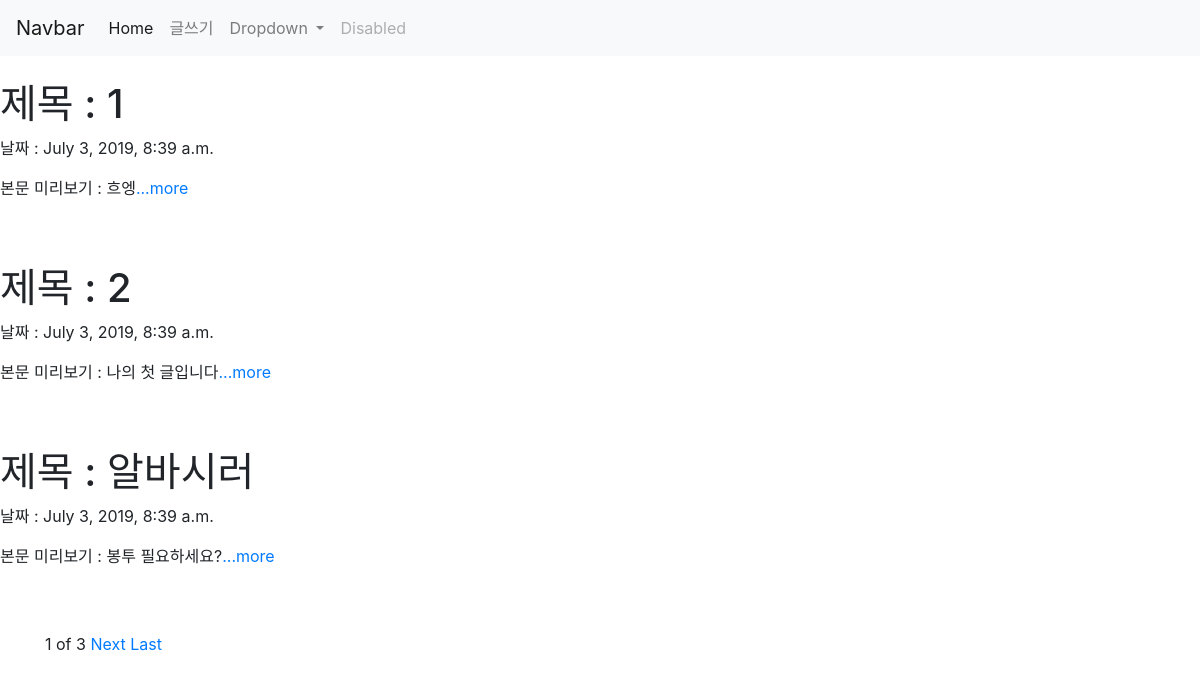
The app's page / (signed in) with its own data.
### modelapp/models.py (models this page shows, shortened)
class Blog(models.Model):
    title = models.CharField(max_length=200)
    pub_date = models.DateTimeField('date published')
    body = models.TextField()
    def summary(self):
        return self.body[:100]

### modelapp/views.py (the view)
# urls.py: 2. Add a URL to urlpatterns:  path('', views.home, name='home')
def home(request):
    blogs = Blog.objects #쿼리셋 #메소드
    blog_list = Blog.objects.all()
    paginator = Paginator(blog_list, 3)
    page = request.GET.get('page')
    posts = paginator.get_page(page)
    return render(request ,'home.html',{'blogs':blogs, 'posts':posts})

### modelapp/templates/home.html (shortened to what this page needs)
{% extends 'base.html' %}
{% block contents %}
{% if user.is_active %}
<br>
{% for blog in posts %}
    <h1>제목 : {{blog.title}}</h1>
    <p>날짜 : {{blog.pub_date}}</p>
    <p>본문 미리보기 : {{blog.summary}}<a href="{%url 'detail' blog.id%}">...more</a></p>
    <br></br>
{% endfor %}
<div class="container">
<span>{{posts.number}}</span>
<span>of</span>
<span>{{posts.paginator.num_pages}}</span>
{%if posts.has_next%}
<a href="?page={{posts.next_page_number}}">Next</a>
<a href="?page={{posts.next_page_number}}">Last</a>
{%endif%}
</div>
{% endif %}
{% endblock %}

### model/templates/base.html (shortened to what this page needs)
<head>
    <link rel="stylesheet" href="https://stackpath.bootstrapcdn.com/bootstrap/4.3.1/css/bootstrap.min.css">
</head>
<body>
        <nav class="navbar navbar-expand-lg navbar-light bg-light">
                <a class="navbar-brand" href="#">Navbar</a>
                <div class="collapse navbar-collapse" id="navbarSupportedContent">
                  <ul class="navbar-nav mr-auto">
                    <li class="nav-item active">
                      <a class="nav-link" href="{% url 'home' %}">Home <span class="sr-only">(current)</span></a>
                    </li>
                    <li class="nav-item">
                      <a class="nav-link" href="{% url 'new'%}">글쓰기</a>
                    </li>
                    <li class="nav-item dropdown">
                      <a class="nav-link dropdown-toggle" href="#" id="navbarDropdown" role="button" data-toggle="dropdown" aria-haspopup="true" aria-expanded="false">
                        Dropdown
                      </a>
                    </li>
                    <li class="nav-item">
                      <a class="nav-link disabled" href="#" tabindex="-1" aria-disabled="true">Disabled</a>
                    </li>
                  </ul>
                </div>
              </nav>
{% block contents %}
</body>

### records on screen
Blog: title "1", pub_date "July 3, 2019, 8:39 a.m.", summary "흐엥"
Blog: title "2", pub_date "July 3, 2019, 8:39 a.m.", summary "나의 첫 글입니다"
Blog: title "알바시러", pub_date "July 3, 2019, 8:39 a.m.", summary "봉투 필요하세요?"

### other values on screen
{{ posts.number }} "1"
{{ posts.paginator.num_pages }} "3"
